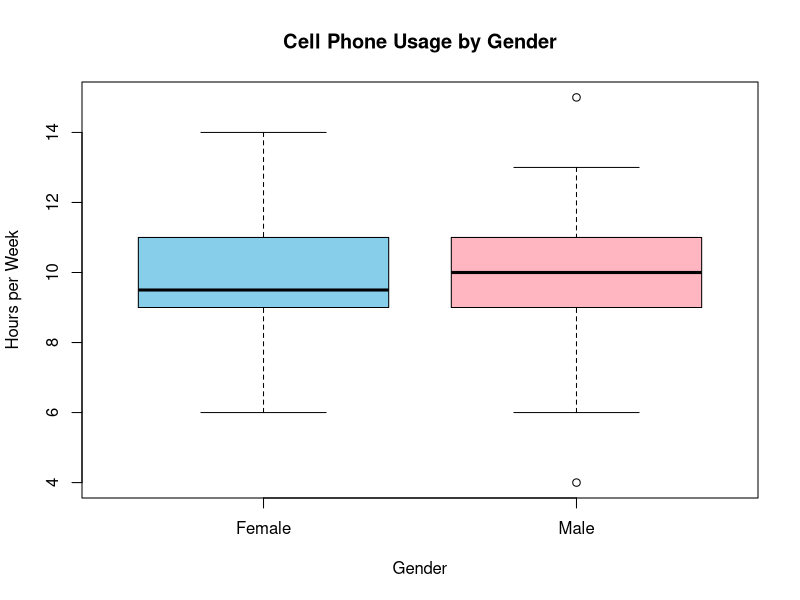
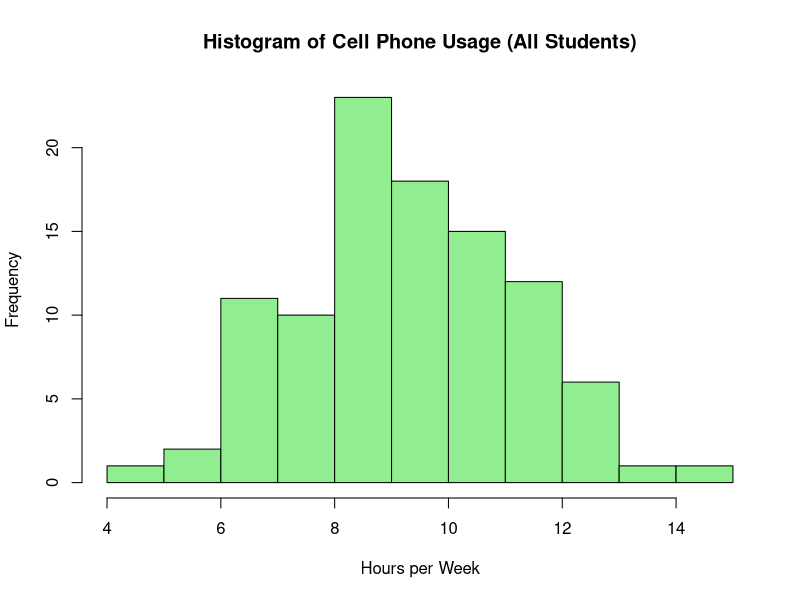

Source code (R) for these figures, in order:
## ---- chunk 1
males <- c(
  12, 4, 11, 13, 11,
  7, 9, 10, 10, 7,
  7, 12, 6, 9, 15,
  10, 11, 12, 7, 8,
  8, 9, 11, 10, 9,
  10, 9, 9, 7, 9,
  11, 7, 10, 10, 11,
  9, 12, 12, 8, 13,
  9, 10, 8, 11, 10,
  13, 13, 9, 10, 13
)

females <- c(
  11, 9, 7, 10, 9,
  10, 10, 7, 9, 10,
  11, 8, 9, 6, 11,
  10, 7, 9, 12, 14,
  11, 12, 12, 8, 12,
  12, 9, 10, 11, 7,
  12, 7, 9, 8, 11,
  10, 8, 13, 8, 10,
  9, 9, 9, 11, 9,
  9, 8, 9, 12, 11
)
## ---- chunk 2
cat("Number of Male Participants:", length(males), "\n")
cat("Number of Female Participants:", length(females), "\n")
## ---- chunk 3
gender <- c(rep("Male", length(males)), rep("Female", length(females)))
hours <- c(males, females)
data <- data.frame(Gender = gender, Hours = hours)
## ---- chunk 4
overall_summary <- data.frame(
  Statistic = c("Count", "Mean", "Median", "Standard Dev.", 
                "Variance", "Minimum", "Maximum", "1st Quartile (Q1)", 
                "3rd Quartile (Q3)"),
  Value = c(
    length(data$Hours),
    round(mean(data$Hours), 2),
    round(median(data$Hours), 2),
    round(sd(data$Hours), 2),
    round(var(data$Hours), 2),
    min(data$Hours),
    max(data$Hours),
    round(quantile(data$Hours, 0.25), 2),
    round(quantile(data$Hours, 0.75), 2)
  )
)

cat("**Summary Statistics for the Entire Dataset**\n\n")
print(format(overall_summary, justify = "centre"), row.names = FALSE)
cat("\nNote: This table summarizes the overall descriptive statistics for 
    weekly cell phone usage among all respondents.\n")
## ---- chunk 5
split_data <- split(data$Hours, data$Gender)

gender_summary <- data.frame(
  Gender = names(split_data),
  Count = sapply(split_data, length),
  Mean = round(sapply(split_data, mean), 2),
  Median = round(sapply(split_data, median), 2),
  SD = round(sapply(split_data, sd), 2),
  Variance = round(sapply(split_data, var), 2),
  Min = sapply(split_data, min),
  Q1 = sapply(split_data, quantile, 0.25),
  Q3 = sapply(split_data, quantile, 0.75),
  Max = sapply(split_data, max)
)

cat("\n**Descriptive Statistics by Gender**\n\n")
print(format(gender_summary, justify = "centre"), row.names = FALSE)
cat("\nThis table presents the key descriptive measures 
    for each gender group.\n")
## ---- chunk 6
boxplot(Hours ~ Gender, data = data,
        main = "Cell Phone Usage by Gender",
        ylab = "Hours per Week", col = c("skyblue", "lightpink"))

hist(data$Hours, breaks = 10, col = "lightgreen",
     main = "Histogram of Cell Phone Usage (All Students)",
     xlab = "Hours per Week")
